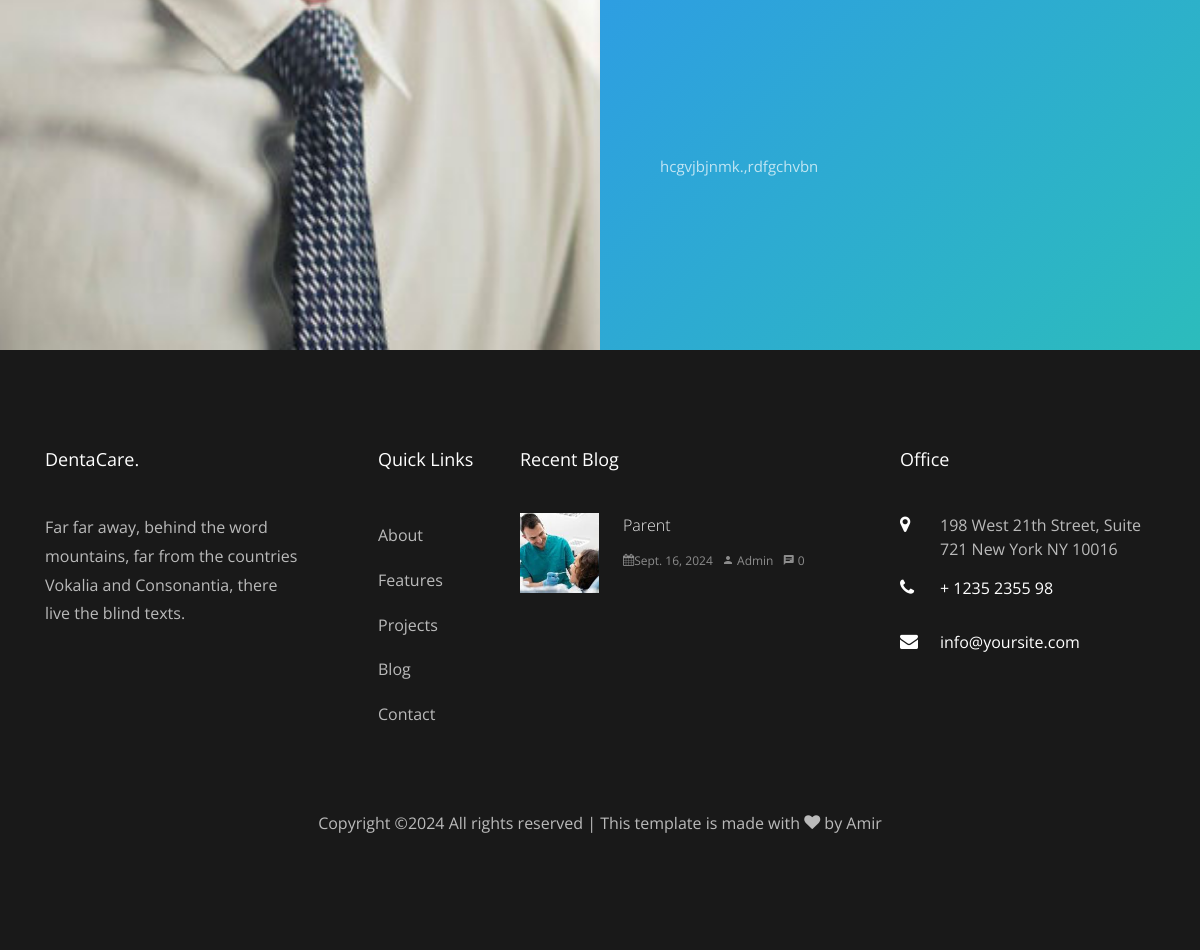
Before: /doctor/1 (lower part) with the older database file.
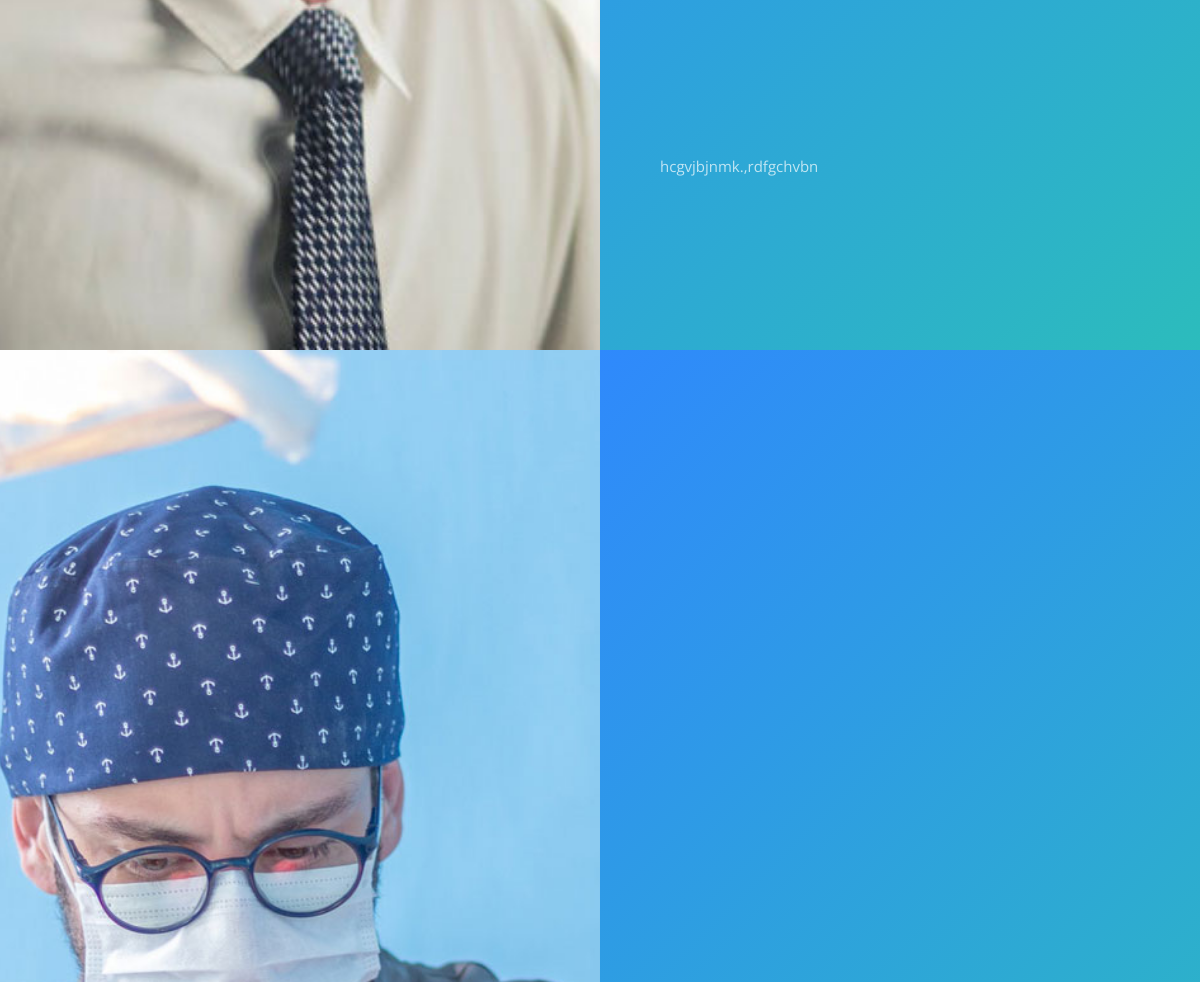
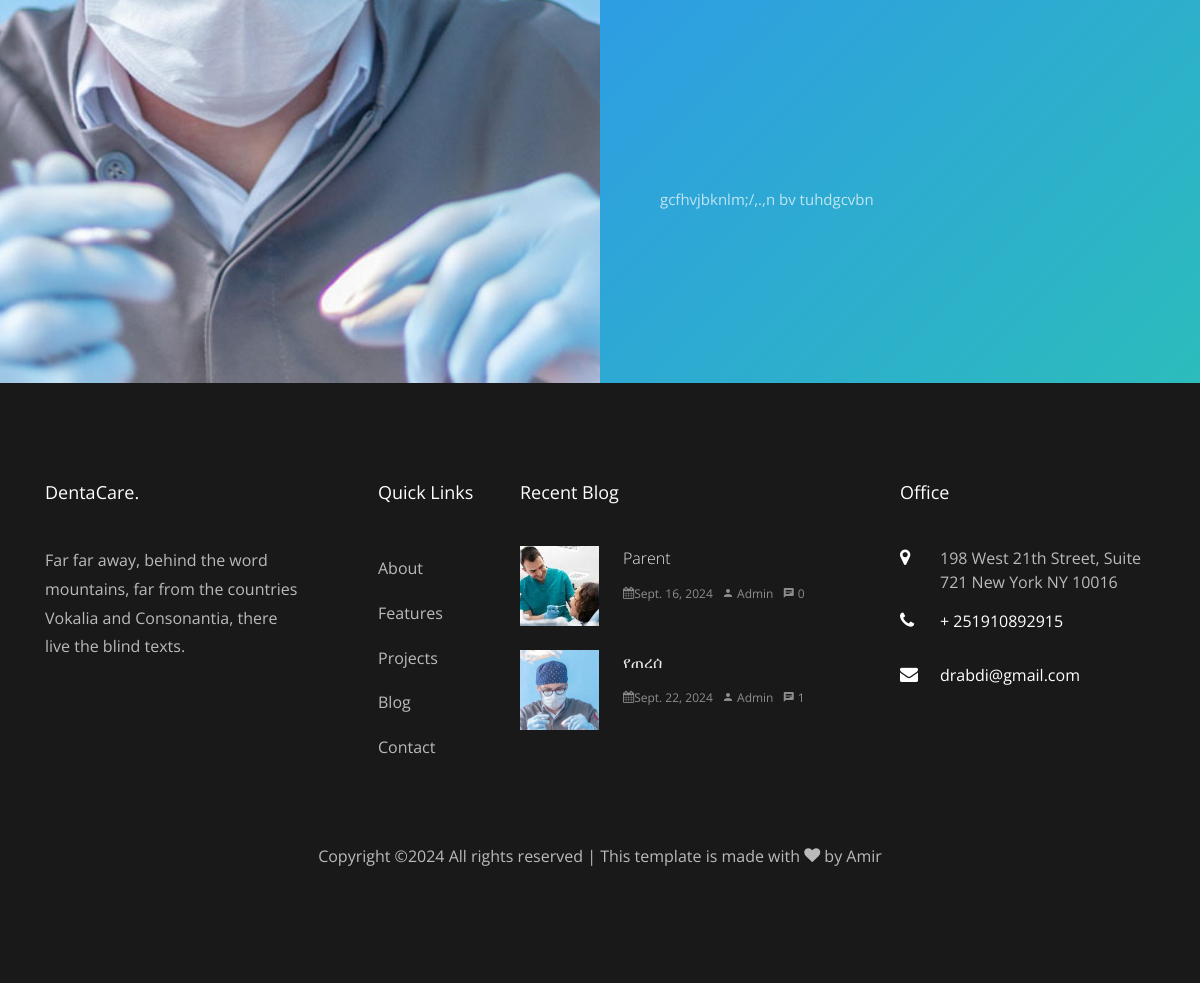
After: the same page with the newer database file (2 pictures, top to bottom).
### doctor/models.py (models this page shows)
class Dentists(models.Model):
    name = models.CharField(max_length=100)
    image = models.ImageField(upload_to='pics')
    desc = models.TextField()
    prof = models.CharField(max_length=100)
    X = models.URLField(blank=True, null=True)
    fb = models.URLField(blank=True, null=True)
    insta = models.URLField(blank=True, null=True)
    google = models.URLField(blank=True, null=True)

### blog/models.py (models this page shows, shortened)
class Blogs(models.Model):
    image = models.ImageField(upload_to='pics')
    title = models.CharField(max_length=255)
    desc = models.TextField()
    author = models.CharField(max_length=100, default='Admin')
    created_at = models.DateField(auto_now_add=True)
    comments_count = models.IntegerField(default=0)
    category = models.ForeignKey(Category, on_delete=models.CASCADE)
    link = models.URLField(blank=True, null=True)

### menan/models.py (models this page shows)
class Contact(models.Model):
    address = models.CharField(max_length=255)
    phone = models.CharField(max_length=20)
    email = models.EmailField()
    website = models.URLField()

### doctor/views.py (the view)
# urls.py: path('<int:pk>', views.doctor_detail, name='doctor_detail')
def doctor_detail(request, pk):
    slider = Slider.objects.all()
    sliders = slider[:1]
    dentists = Dentists.objects.all()
    persons = Abt_Presonal.objects.all()
    contacts = Contact.objects.all()
    blg = Blogs.objects.all()
    blgs = blg[:2]
    if request.method == 'GET':
        blog = get_object_or_404(Blogs, pk=pk)
        context = {
            'blog':blog,
            'sliders':sliders,
            'contacts':contacts,
            'blgs':blgs,
            'dentists':dentists,
            'persons':persons,
            }
        return render(request, 'doctor-single.html', context)

### menan/templates/doctor-single.html (shortened to what this page needs)
{%  extends "base.html" %}
{% load static%}
{% block content %}
    <section class="ftco-section-2">
    	<div class="container-wrap">
			{%for dentist in dentists%}
      	<div class="row d-flex no-gutters">
      		<div class="col-md-6 img" style="background-image: url({{dentist.image.url}});">
      		</div>
      		<div class="col-md-6 d-flex">
      			<div class="about-wrap">
					{%for person in persons%}
					<p>{{dentist.desc}}</p>
					<ul class="ftco-social">
					</ul>
					{%endfor%}
      			</div>
      		</div>
      	</div>
		{%endfor%}
      </div>
    </section>
{%endblock%}

### menan/templates/base.html (shortened to what the changed rows need)
{% load static%}
{% static "menanapp/images" as baseUrl %}
<!DOCTYPE html>
<html lang="en">
  <head>
    <link rel="stylesheet" href="{% static 'menanapp/css/open-iconic-bootstrap.min.css' %}">
    <link rel="stylesheet" href="{% static 'menanapp/css/animate.css' %}">
    <link rel="stylesheet" href="{% static 'menanapp/css/owl.carousel.min.css' %}">
    <link rel="stylesheet" href="{% static 'menanapp/css/owl.theme.default.min.css' %}">
    <link rel="stylesheet" href="{% static 'menanapp/css/magnific-popup.css' %}">
    <link rel="stylesheet" href="{% static 'menanapp/css/aos.css' %}">
    <link rel="stylesheet" href="{% static 'menanapp/css/ionicons.min.css' %}">
    <link rel="stylesheet" href="{% static 'menanapp/css/bootstrap-datepicker.css' %}">
    <link rel="stylesheet" href="{% static 'menanapp/css/jquery.timepicker.css' %}">
    <link rel="stylesheet" href="{% static 'menanapp/css/flaticon.css' %}">
    <link rel="stylesheet" href="{% static 'menanapp/css/icomoon.css' %}">
    <link rel="stylesheet" href="{% static 'menanapp/css/style.css' %}">
  </head>
  <body>
        {% block content %}
        {% endblock %}
        <footer class="ftco-footer ftco-bg-dark ftco-section">
            <div class="container">
            <div class="row mb-5">
                <div class="col-md-3">
                <div class="ftco-footer-widget mb-4">
                    <h2 class="ftco-heading-2">DentaCare.</h2>
                </div>
                </div>
                <div class="col-md-2">
                    <div class="ftco-footer-widget mb-4 ml-md-5">
                        <h2 class="ftco-heading-2">Quick Links</h2>
                    </div>
                </div>
                <div class="col-md-4 pr-md-4">
                <div class="ftco-footer-widget mb-4">
                    <h2 class="ftco-heading-2">Recent Blog</h2>
                    {% for blg in blgs%}
                    <div class="block-21 mb-4 d-flex">
                        <a class="blog-img mr-4" style="background-image: url({{blg.image.url}});"></a>
                        <div class="text">
                            <h3 class="heading"><a href={% url 'blog:blog' %}>{{blg.title}}</a></h3>
                            <div class="meta">
                            <div><a href={% url 'blog:blog' %}><span class="icon-calendar"></span>{{blg.created_at}}</a></div>
                            <div><a href={% url 'blog:blog' %}><span class="icon-person"></span> {{blg.author}}</a></div>
                            <div><a href={% url 'blog:blog' %}><span class="icon-chat"></span> {{blg.comments_count}}</a></div>
                            </div>
                        </div>
                    </div>
                    {%endfor%}
                </div>
                </div>
                <div class="col-md-3">
                    <div class="ftco-footer-widget mb-4">
                        <h2 class="ftco-heading-2">Office</h2>
                        {%for cont in contacts%}
                        <div class="block-23 mb-3">
                            <ul>
                            <li><span class="icon icon-map-marker"></span><span class="text">{{cont.address}}</span></li>
                            <li><a href="#"><span class="icon icon-phone"></span><span class="text">{{cont.phone}}</span></a></li>
                            <li><a href="#"><span class="icon icon-envelope"></span><span class="text">{{cont.email}}</span></a></li>
                            </ul>
                        </div>
                        {%endfor%}
                    </div>
                </div>
            </div>
            </div>
        </footer>
    </body>
  </html>

Changed rows visible on the page:
added Dentists: image (picture), desc "gcfhvjbknlm;/,.,n bv tuhdgcvbn"
added Blogs: image (picture), title "የጠረሰ", created_at "Sept. 22, 2024", author "Admin", comments_count "1"
changed Contact "198 West 21th Street, Suite 721 New York NY 10016": phone "+ 1235 2355 98" → "+ 251910892915"; email "info@yoursite.com" → "drabdi@gmail.com"
